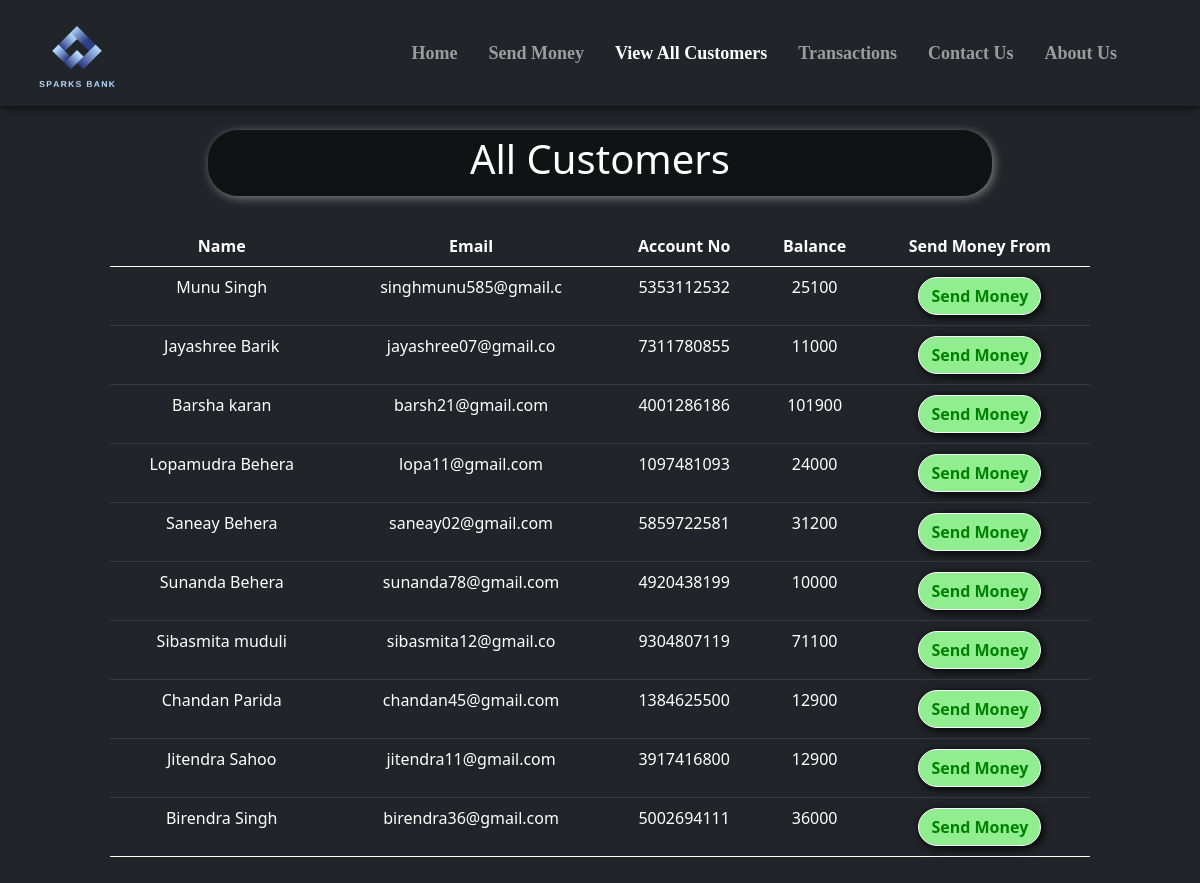
/all_cust.php, run on the app's committed database.
### tables this page shows
CREATE TABLE `users`
 (`sr` INT(11) NOT NULL ,
 `name` VARCHAR(20) NOT NULL , 
 `email` VARCHAR(20) NOT NULL , 
 `accno` VARCHAR(10) NOT NULL ,
 `blc` BIGINT(20) NOT NULL
  );

### all_cust.php (the view, shortened to what this page needs)
<!doctype html>
<html lang="en">
<head>
    <link href="https://cdn.jsdelivr.net/npm/bootstrap@5.0.2/dist/css/bootstrap.min.css" rel="stylesheet"
>
    <link rel="stylesheet" href="https://cdnjs.cloudflare.com/ajax/libs/font-awesome/5.15.3/css/all.min.css"
 />
</head>
<body style="background-color:#212529;">
    <?php include 'spin.php'; ?>
    <nav class="navbar navbar-expand-lg navbar-dark bg-dark fixed fixed-top"
        style="font-family:candara; font-size:18px; box-shadow: 0px 0px 10px 0px black;">
        <div class="container-fluid">
            <a href="index.php"><img src="images/logo.png" alt=""
                    style="height: 80px; margin-left:25px; margin-top:10px;"></a>
        </div>
        <div class="collapse navbar-collapse" id="navbarSupportedContent">
            <b>
                <ul class="navbar-nav ">
                    <li class="nav-item nav-links" style="margin-left:15px;">
                        <a class="nav-link text-nowrap" aria-current="page" href="index.php">Home</a>
                    </li>
                    <li class="nav-item" style="margin-left:15px; ">
                        <a class="nav-link text-nowrap" href="send_money.php">Send Money</a>
                    </li>
                    <li class="nav-item" style="margin-left:15px;">
                        <a class="nav-link text-nowrap active" href="all_cust.php">View All Customers</a>
                    </li>
                    <li class="nav-item" style="margin-left:15px;">
                        <a class="nav-link text-nowrap" href="transactions.php">Transactions</a>
                    </li>
                    <li class="nav-item" style="margin-left:15px;">
                        <a class="nav-link text-nowrap" href="contact_us.php">Contact Us</a>
                    </li>
                    <li class="nav-item" style="margin-left:15px; margin-right:75px;">
                        <a class="nav-link text-nowrap" href="about_us.php">About Us</a>
                    </li>
                </ul>
            </b>
        </div>
    </nav>
    <center>
        <div class="container" style="margin-top: 10%; padding:10px 80px 10px 80px; ">
            <div
                style="width:80%; background-color:rgba(0,0,0,.5); padding:5px 5px 5px 5px; border-radius:30px; box-shadow: 2px 2px 10px gray;">
                <h1 style=" color:white;">All Customers</h1>
            </div>
            <?php
    $conn = mysqli_connect($servername, $username, $password, $database);
    if(!$conn){
        die("Connection not established: ".mysqli_connect_error());
    }else{
        $sql = "SELECT * FROM `users`";
        $result = mysqli_query($conn, $sql);
?>
            <table class="table table-dark" style="margin-top: 30px;">
                <thead>
                    <tr>
                        <th scope="col">Name</th>
                        <th scope="col">Email</th>
                        <th scope="col">Account No</th>
                        <th scope="col">Balance</th>
                        <th scope="col">Send Money From</th>
                    </tr>
                </thead>
                <?php
echo "<tbody>";
        while($row = mysqli_fetch_assoc($result)){
        echo    '
            <tr>
              <td>'.$row['name'].'</td>
              <td>'.$row['email'].'</td>
              <td>'.$row['accno'].'</td>
              <td>'.$row['blc'].'</td>
              <td style="padding:10px 10px 10px 10px">
              <a href="send_money.php?reads='.$row['accno'].'"
              <button type="button" class="btn mybtn btn-outline-light">Send Money</button>
              </a>
              </td>
            </tr>';
    }
    }
    echo "</tbody>";
?>
        </div>
    </center>
</body>
</html>

### spin.php (shortened to what this page needs)
<html>
<head>
<link rel="stylesheet" href="https://cdnjs.cloudflare.com/ajax/libs/font-awesome/5.15.3/css/all.min.css" />
</head>
<body>
    </body>
</html>

### all_cust.php (style rules this page uses)
th, td { text-align: center; }
.mybtn { box-shadow: 2px 2px 10px black; border-radius: 30px; font-weight: bold; background-color: lightgreen; color: green; }

### data on the page
users: name "Munu Singh", email "singhmunu585@gmail.c", accno "5353112532", blc "25100"
users: name "Jayashree Barik", email "jayashree07@gmail.co", accno "7311780855", blc "11000"
users: name "Barsha karan", email "barsh21@gmail.com", accno "4001286186", blc "101900"
users: name "Lopamudra Behera", email "lopa11@gmail.com", accno "1097481093", blc "24000"
users: name "Saneay Behera", email "saneay02@gmail.com", accno "5859722581", blc "31200"
users: name "Sunanda Behera", email "sunanda78@gmail.com", accno "4920438199", blc "10000"
users: name "Sibasmita muduli", email "sibasmita12@gmail.co", accno "9304807119", blc "71100"
users: name "Chandan Parida", email "chandan45@gmail.com", accno "1384625500", blc "12900"
users: name "Jitendra Sahoo", email "jitendra11@gmail.com", accno "3917416800", blc "12900"
users: name "Birendra Singh", email "birendra36@gmail.com", accno "5002694111", blc "36000"
